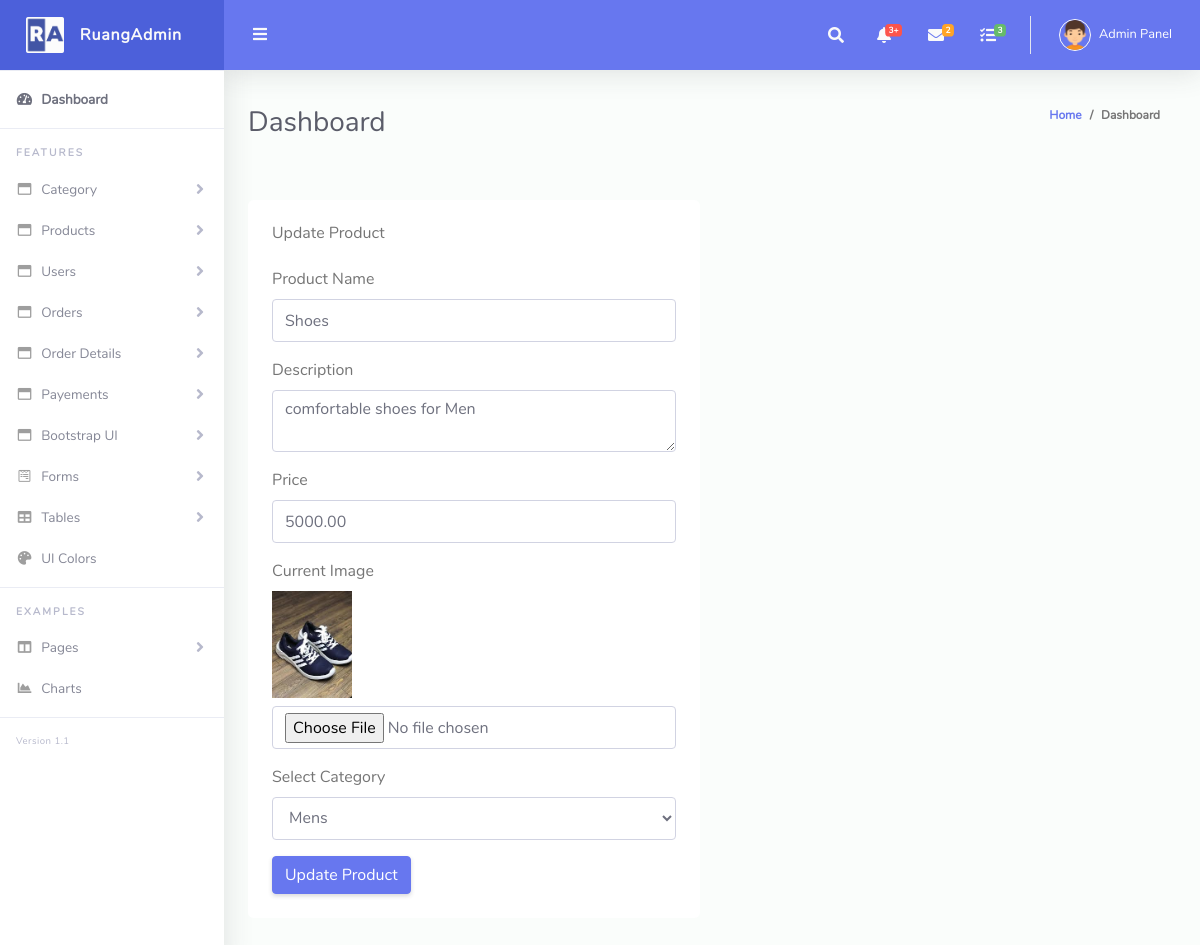
Page /admin/update_pro.php?id=1 (signed in) on the committed database.
### tables this page shows
CREATE TABLE `products` (
  `id` int(11) NOT NULL,
  `name` varchar(100) NOT NULL,
  `des` varchar(100) NOT NULL,
  `price` decimal(10,2) NOT NULL,
  `image` varchar(255) NOT NULL,
  `cat_id` int(11) NOT NULL
);

### admin/update_pro.php (the view, shortened to what this page needs)
<?php
include 'header.php';
    include 'dbconfig.php';
   ?>
<div class="container my-5">
    <div class="row g-4">
        <div class="col-sm-12 col-xl-6">
            <div class="bg-light rounded h-100 p-4">
                <h6 class="mb-4">Update Product</h6>
                <?php
                if(isset($_GET['id'])){
                    $id = $_GET['id'];
                    $sql = "SELECT * FROM products WHERE id = $id";
                    $run = mysqli_query($conn, $sql);
                    $row = mysqli_fetch_array($run);
                ?>
                <form method="POST" enctype="multipart/form-data">
                    <div class="mb-3">
                        <label>Product Name</label>
                        <input type="text" class="form-control" name="name" value="<?= $row['name'] ?>">
                    </div>
                    <div class="mb-3">
                        <label>Description</label>
                        <textarea class="form-control" name="des"><?= $row['des'] ?></textarea>
                    </div>
                    <div class="mb-3">
                        <label>Price</label>
                        <input type="number" class="form-control" name="price" value="<?= $row['price'] ?>">
                    </div>
                    <div class="mb-3">
                        <label>Current Image</label><br>
                        <img src="uploads/<?= $row['image'] ?>" width="80"><br>
                        <input type="file" class="form-control mt-2" name="image">
                    </div>
                    <div class="mb-3">
                        <label>Select Category</label>
                        <select class="form-control" name="cat_id">
                            <?php
                            $cats = mysqli_query($conn, "SELECT * FROM category");
                            while($cat = mysqli_fetch_array($cats)){
                                $selected = $cat['id'] == $row['cat_id'] ? 'selected' : '';
                                echo "<option value='{$cat['id']}' $selected>{$cat['name']}</option>";
                            }
                            ?>
                        </select>
                    </div>
                    <button type="submit" class="btn btn-primary" name="edit">Update Product</button>
                </form>
                <?php } ?>
            </div>
        </div>
    </div>
</div>
<?php include 'footer.php'; ?>

### rows in the picture
products: name "Shoes", des "comfortable shoes for Men", price "5000.00", image (picture)

### other values in the picture
form field cat_id "Mens"
